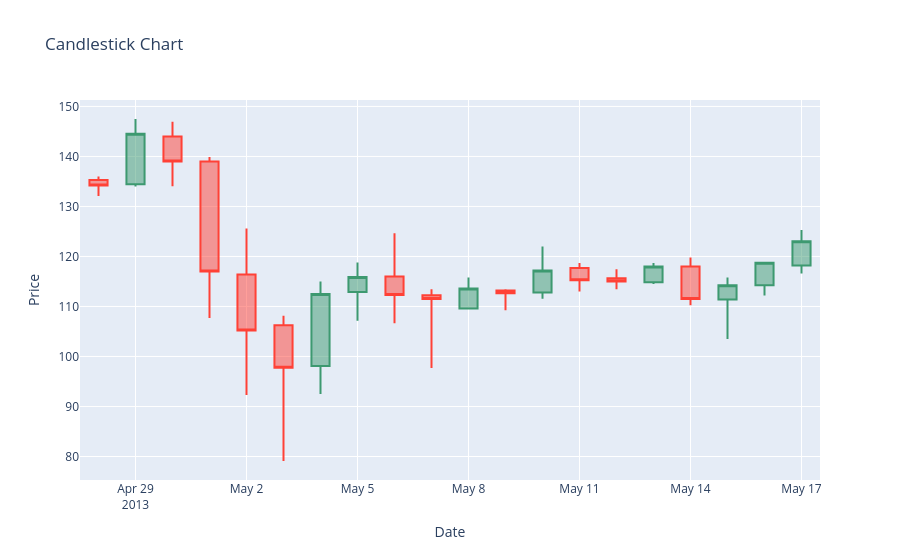

The notebook cell this image was saved under:
### Code cell
# plt.figure(figsize=(200,1))
fig = go.Figure(data=candle_data, layout=layout)
fig.update_layout( xaxis_rangeslider_visible = False)
fig.show()
